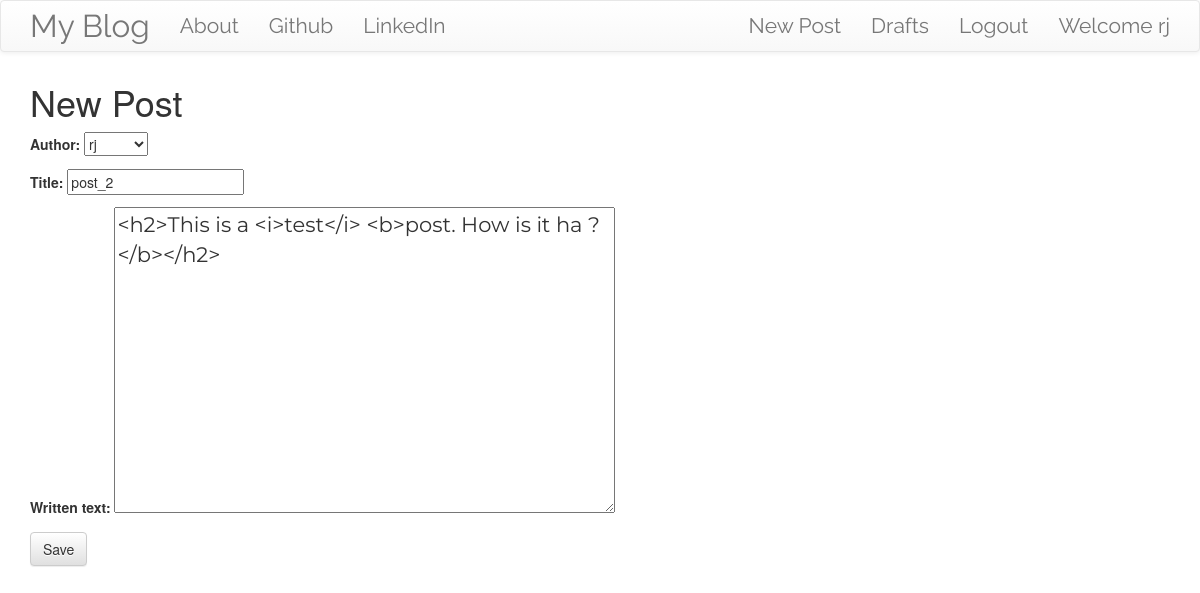
Screenshot of /post/2/edit/ (signed in) with the database file from the repository.
### blogapp/models.py (models this page shows, shortened)
class Post(models.Model):
    author = models.ForeignKey('auth.User', on_delete=models.CASCADE)
    title = models.CharField(max_length=200)
    written_text = models.TextField()
    created_date = models.DateTimeField(default=timezone.now)
    published_date = models.DateTimeField(blank=True,null=True)

### blogapp/views.py (the view)
# urls.py: url(r'^post/(?P<pk>\d+)/edit/$', views.PostUpdateView.as_view(), name='post_edit'),
class PostUpdateView(LoginRequiredMixin, UpdateView):
    login_url = '/login/'
    redirect_field_name = 'blogapp/post_detail.html'
    form_class = PostForm
    model = Post

### blogapp/forms.py
class PostForm(forms.ModelForm):
    class Meta:
        model = Post
        fields = ('author', 'title', 'written_text')
        widgets = {
            'title':forms.TextInput(attrs={'class':'textinputclass',
                                            'autofocus':'autofocus'}),
            'written_text':forms.Textarea(attrs={'class':'editable medium-editor-textarea postcontent',
                                            'autofocus':'autofocus'}),
        }

### blogapp/templates/blogapp/post_form.html (shortened to what this page needs)
{% extends 'blogapp/base.html' %}
{% block content %}
<h1>New Post</h1>
<form class="post-form" method="POST">
  {{ form.as_p }}
  <button type="submit" class="save btn btn-default">Save</button>
</form>
{% endblock %}

### blogapp/templates/blogapp/base.html (shortened to what this page needs)
<!DOCTYPE html>
{% load static %}
<html lang="en" dir="ltr">
  <head>
    <link rel="stylesheet" href="https://stackpath.bootstrapcdn.com/bootstrap/3.4.1/css/bootstrap.min.css">
    <link rel="stylesheet" href="https://stackpath.bootstrapcdn.com/bootstrap/3.4.1/css/bootstrap-theme.min.css">
    <link rel="stylesheet" href="//cdn.jsdelivr.net/npm/medium-editor@latest/dist/css/medium-editor.min.css" type="text/css" media="screen" charset="utf-8">
    <link rel="stylesheet" href="{% static 'css/blogapp.css' %}">
  </head>
  <body>
    <nav class="navbar navbar-default techfont custom-navbar">
      <div class="container">
        <ul class="nav navbar-nav">
          <li><a class="navbar-brand bigbrand" href="{% url 'post_list' %}">My Blog</a></li>
          <li><a href="{% url 'about' %}">About</a></li>
          <li><a href="https://www.github.com">Github</a></li>
          <li><a href="https://www.linkedin.com">LinkedIn</a></li>
        </ul>
        <ul class="nav navbar-nav navbar-right">
          {% if user.is_authenticated %}
            <li><a href="{% url 'post_new' %}">New Post</a></li>
            <li><a href="{% url 'post_draft_list' %}">Drafts</a></li>
            <li><a href="{% url 'logout' %}">Logout</a></li>
            <li><a>Welcome {{ user.username }}</a></li>
          {% else %}
            <li><a href="{% url 'login' %}"><span class="glyphicon glyphicon-user"></span></a></li>
          {% endif %}
        </ul>
      </div>
    </nav>
    <div class="content container">
      <div class="row">
        <div class="col-md-8">
          <div class="blog_posts">
            {% block content %}
            {% endblock %}
          </div>
        </div>
      </div>
    </div>
  </body>
</html>

### blogapp/static/css/blogapp.css (style rules this page uses)
.techfont { font-family: 'Raleway', sans-serif; font-size: 1.5em; margin-bottom: 10px; }
.bigbrand { font-size: 1.5em; }
.postcontent { font-family: 'Montserrat'; font-size: 1.5em; }

### rows the page displays
Post: author "rj", title "post_2", written_text "<h2>This is a <i>test</i> <b>post. How is it ha ?</b></h2>"

### other values shown
{{ user.username }} "rj"
